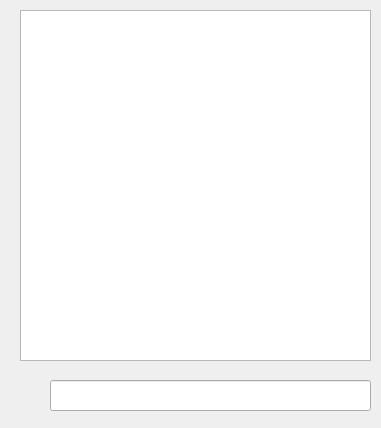
<?xml version="1.0" encoding="UTF-8"?>
<ui version="4.0">
 <class>ChatWidget</class>
 <widget class="QWidget" name="ChatWidget">
  <property name="geometry">
   <rect>
    <x>0</x>
    <y>0</y>
    <width>381</width>
    <height>428</height>
   </rect>
  </property>
  <property name="windowTitle">
   <string>Form</string>
  </property>
  <widget class="QLineEdit" name="lineEdit">
   <property name="geometry">
    <rect>
     <x>50</x>
     <y>380</y>
     <width>321</width>
     <height>31</height>
    </rect>
   </property>
  </widget>
  <widget class="QTextBrowser" name="textBrowser">
   <property name="geometry">
    <rect>
     <x>20</x>
     <y>10</y>
     <width>351</width>
     <height>351</height>
    </rect>
   </property>
  </widget>
 </widget>
 <resources/>
 <connections/>
</ui>
